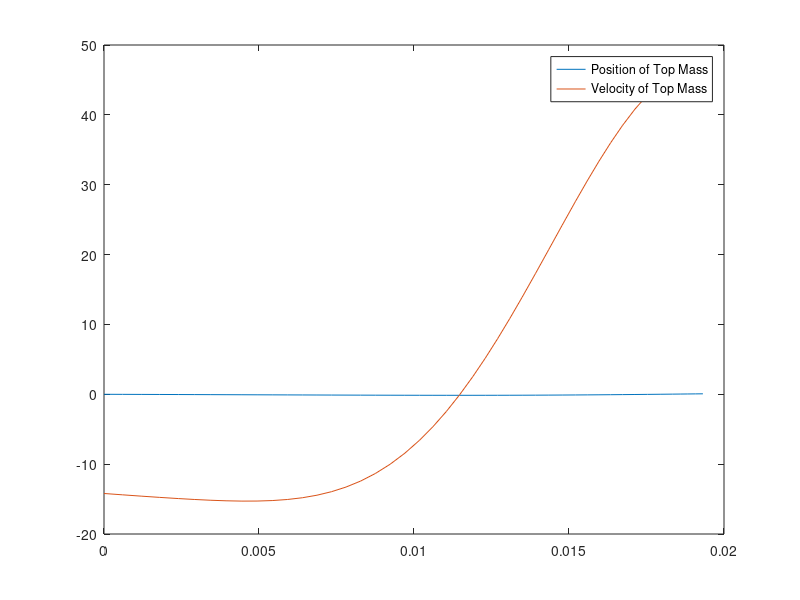

Write MATLAB code to recreate this figure.
function masslauncher_project
clear all;
close all;

findlaunchvel(3,1,0.1,1310,200,15);

end

function launchvel = findlaunchvel(m1,m2,m3,k1,k2,k3)

g = 32; %ft / s^2

m1 = m1 * 0.03108095; %lbs to slugs (lb * s^2 / ft)
m2 = m2 * 0.03108095;
m3 = m3 * 0.03108095;

k1 = k1 * 12; % lbs/in to lbs/ft
k2 = k2 * 12;
k3 = k3 * 12;

init_w = [0;-14.2;0;-14.2;0;-14.2];


tspan=[0,10];
options = odeset('Event',@(t,w) launchevent(t,w));
[times,sol]=ode45(@(t,w) diffeq(t,w,m1,m2,m3,k1,k2,k3,g),tspan,init_w,options);

plot(times,sol(:,5)); %Position of the topmost mass
hold on
plot(times,sol(:,6));
legend('Position of Top Mass','Velocity of Top Mass');
launchvel=sol(end,6);
disp(launchvel);

end

function dwdt = diffeq(t,w,m1,m2,m3,k1,k2,k3,g)

x1 = w(1);
v1 = w(2);
x2 = w(3);
v2 = w(4);
x3 = w(5);
v3 = w(6);

%% TODO: Finish writing diff-eq
dv1dt= (k2 * (x2 - x1) - m1 * g - k1 * x1) / m1;
dv2dt= (k3 * (x3 - x2) - k2 * (x2 - x1) - m2 * g)/m2;
dv3dt = (-k3 * (x3 - x2) - m2 * g)/m3;
dx1dt=v1;
dx2dt=v2;
dx3dt=v3;

dwdt=[dx1dt;dv1dt;dx2dt;dv2dt;dx3dt;dv3dt]; %sets up the two differential equations

end

function [e_val, stop_val, e_dir] = launchevent(t,w)
e_val = w(5)-w(3);
e_dir = 1;
stop_val = 1;
e_dir = 1;
end %sets up the option to stop 
